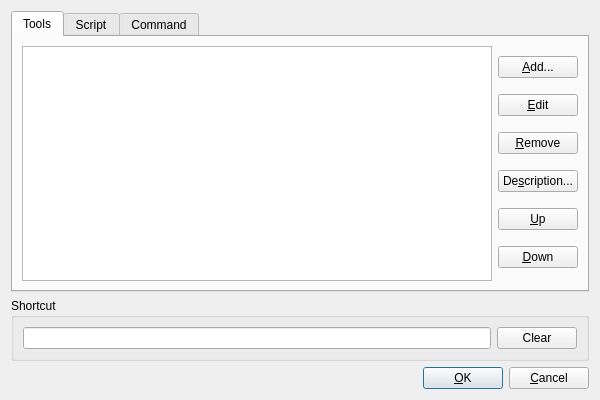
<?xml version="1.0" encoding="UTF-8"?>
<ui version="4.0">
 <class>FavouriteTools</class>
 <widget class="QDialog" name="FavouriteTools">
  <property name="geometry">
   <rect>
    <x>0</x>
    <y>0</y>
    <width>600</width>
    <height>400</height>
   </rect>
  </property>
  <property name="windowTitle">
   <string>Favourites</string>
  </property>
  <property name="windowIcon">
   <iconset resource="../../resource.qrc">
    <normaloff>:/icons/images/star.png</normaloff>:/icons/images/star.png</iconset>
  </property>
  <layout class="QVBoxLayout" name="verticalLayout">
   <item>
    <widget class="QTabWidget" name="tabWidget">
     <property name="currentIndex">
      <number>0</number>
     </property>
     <widget class="QWidget" name="tabFavouriteTool">
      <attribute name="title">
       <string>Tools</string>
      </attribute>
      <layout class="QHBoxLayout" name="horizontalLayout_3">
       <item>
        <widget class="QTableWidget" name="listTools"/>
       </item>
       <item>
        <layout class="QVBoxLayout" name="verticalLayout_2">
         <item>
          <widget class="QPushButton" name="btnAddFavouriteTool">
           <property name="text">
            <string>&amp;Add...</string>
           </property>
          </widget>
         </item>
         <item>
          <widget class="QPushButton" name="btnEditFavouriteTool">
           <property name="text">
            <string>&amp;Edit</string>
           </property>
          </widget>
         </item>
         <item>
          <widget class="QPushButton" name="btnRemoveFavouriteTool">
           <property name="text">
            <string>&amp;Remove</string>
           </property>
          </widget>
         </item>
         <item>
          <widget class="QPushButton" name="btnDescriptionFavouriteTool">
           <property name="text">
            <string>De&amp;scription...</string>
           </property>
          </widget>
         </item>
         <item>
          <widget class="QPushButton" name="btnUpFavouriteTool">
           <property name="text">
            <string>&amp;Up</string>
           </property>
          </widget>
         </item>
         <item>
          <widget class="QPushButton" name="btnDownFavouriteTool">
           <property name="text">
            <string>&amp;Down</string>
           </property>
          </widget>
         </item>
        </layout>
       </item>
      </layout>
     </widget>
     <widget class="QWidget" name="tabFavouriteScript">
      <attribute name="title">
       <string>Script</string>
      </attribute>
      <layout class="QHBoxLayout" name="horizontalLayout_2">
       <item>
        <widget class="QTableWidget" name="listScript"/>
       </item>
       <item>
        <layout class="QVBoxLayout" name="verticalLayout_3">
         <item>
          <widget class="QPushButton" name="btnAddFavouriteScript">
           <property name="text">
            <string>&amp;Add...</string>
           </property>
          </widget>
         </item>
         <item>
          <widget class="QPushButton" name="btnEditFavouriteScript">
           <property name="text">
            <string>&amp;Edit</string>
           </property>
          </widget>
         </item>
         <item>
          <widget class="QPushButton" name="btnRemoveFavouriteScript">
           <property name="text">
            <string>&amp;Remove</string>
           </property>
          </widget>
         </item>
         <item>
          <widget class="QPushButton" name="btnDescriptionFavouriteScript">
           <property name="text">
            <string>De&amp;scription...</string>
           </property>
          </widget>
         </item>
         <item>
          <widget class="QPushButton" name="btnUpFavouriteScript">
           <property name="text">
            <string>&amp;Up</string>
           </property>
          </widget>
         </item>
         <item>
          <widget class="QPushButton" name="btnDownFavouriteScript">
           <property name="text">
            <string>&amp;Down</string>
           </property>
          </widget>
         </item>
        </layout>
       </item>
      </layout>
     </widget>
     <widget class="QWidget" name="tabFavouriteCommand">
      <attribute name="title">
       <string>Command</string>
      </attribute>
      <layout class="QHBoxLayout" name="horizontalLayout_4">
       <item>
        <widget class="QTableWidget" name="listCommand"/>
       </item>
       <item>
        <layout class="QVBoxLayout" name="verticalLayout_4">
         <item>
          <widget class="QPushButton" name="btnAddFavouriteCommand">
           <property name="text">
            <string>&amp;Add...</string>
           </property>
          </widget>
         </item>
         <item>
          <widget class="QPushButton" name="btnEditFavouriteCommand">
           <property name="text">
            <string>&amp;Edit</string>
           </property>
          </widget>
         </item>
         <item>
          <widget class="QPushButton" name="btnRemoveFavouriteCommand">
           <property name="text">
            <string>&amp;Remove</string>
           </property>
          </widget>
         </item>
         <item>
          <widget class="QPushButton" name="btnUpFavouriteCommand">
           <property name="text">
            <string>&amp;Up</string>
           </property>
          </widget>
         </item>
         <item>
          <widget class="QPushButton" name="btnDownFavouriteCommand">
           <property name="text">
            <string>&amp;Down</string>
           </property>
          </widget>
         </item>
        </layout>
       </item>
      </layout>
     </widget>
    </widget>
   </item>
   <item>
    <widget class="QGroupBox" name="groupBox">
     <property name="title">
      <string>Shortcut</string>
     </property>
     <layout class="QHBoxLayout" name="horizontalLayout_5">
      <item>
       <widget class="ShortcutEdit" name="shortcutEdit"/>
      </item>
      <item>
       <widget class="QPushButton" name="btnClearShortcut">
        <property name="text">
         <string>Clear</string>
        </property>
       </widget>
      </item>
     </layout>
    </widget>
   </item>
   <item>
    <layout class="QHBoxLayout" name="horizontalLayout">
     <item>
      <spacer name="horizontalSpacer">
       <property name="orientation">
        <enum>Qt::Horizontal</enum>
       </property>
       <property name="sizeHint" stdset="0">
        <size>
         <width>40</width>
         <height>20</height>
        </size>
       </property>
      </spacer>
     </item>
     <item>
      <widget class="QPushButton" name="btnOK">
       <property name="text">
        <string>&amp;OK</string>
       </property>
       <property name="default">
        <bool>true</bool>
       </property>
      </widget>
     </item>
     <item>
      <widget class="QPushButton" name="btnCancel">
       <property name="text">
        <string>&amp;Cancel</string>
       </property>
      </widget>
     </item>
    </layout>
   </item>
  </layout>
 </widget>
 <customwidgets>
  <customwidget>
   <class>ShortcutEdit</class>
   <extends>QLineEdit</extends>
   <header>ShortcutEdit.h</header>
  </customwidget>
 </customwidgets>
 <resources>
  <include location="../../resource.qrc"/>
 </resources>
 <connections>
  <connection>
   <sender>btnCancel</sender>
   <signal>clicked()</signal>
   <receiver>FavouriteTools</receiver>
   <slot>reject()</slot>
   <hints>
    <hint type="sourcelabel">
     <x>352</x>
     <y>378</y>
    </hint>
    <hint type="destinationlabel">
     <x>199</x>
     <y>199</y>
    </hint>
   </hints>
  </connection>
 </connections>
</ui>
